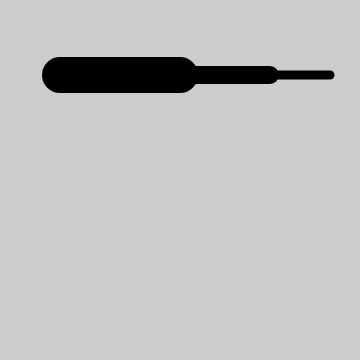
Frame 1 (no input)
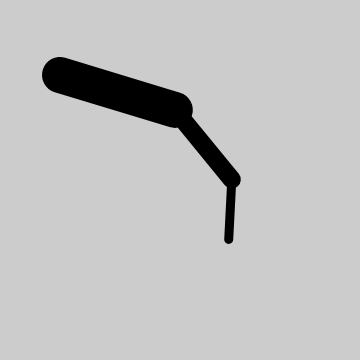
Frame 60 (no input)
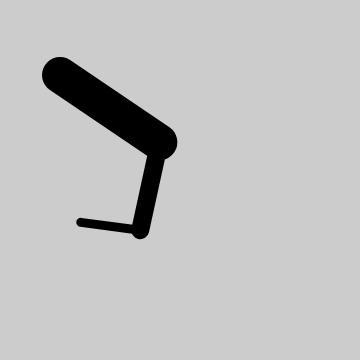
Frame 120 (the mouse pressed at the canvas centre since frame 60)

The p5.js sketch that drew these frames (run headless with seeded random() and noise() and a simulated clock; from frame 60 on, the mouse is pressed at the canvas centre):

// p5.js sketch
// ── sketch.js
let angle = 0.0;
let angleDirection = 1;
let speed = 0.005;

function setup() {
  createCanvas(360, 360);
}

function draw() {
  background(204);
  translate(60, 75);  // Move to start position
  rotate(angle);
  strokeWeight(36);
  line(0, 0, 120, 0);
  translate(120, 0);   // Move to next joint
  rotate(angle * 2.0);
  strokeWeight(18);
  line(0, 0, 90, 0);
  translate(90, 0);   // Move to next joint
  rotate(angle * 2.5);
  strokeWeight(9);
  line(0, 0, 60, 0);

  angle += speed * angleDirection;
  if ((angle > QUARTER_PI) || (angle < 0)) {
    angleDirection *= -1;
  }
}
